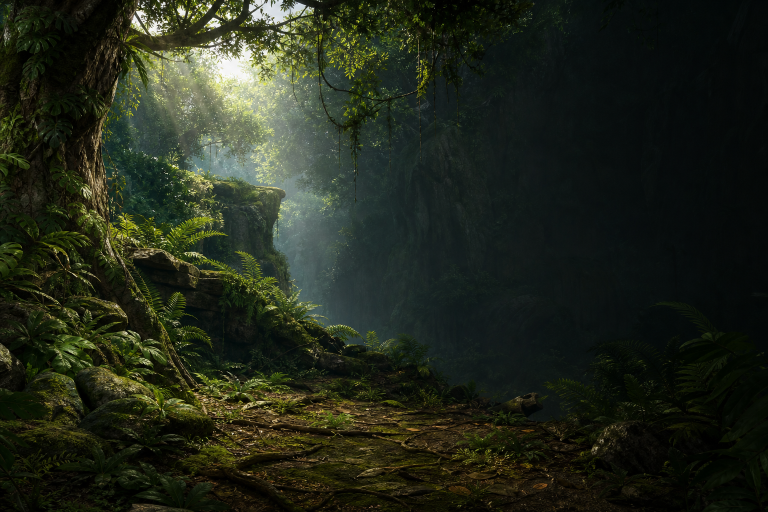
#> input picture assets/generated/forest_25d/_ai_source/menu_background_ai_20260502.png, 1536 x 1024 px (shown at 1/2 size)
$ python build_forest_25d_assets.py
#> lines starting #> are read from the running program, lines starting #| are printed output that depends on the picture
#!/usr/bin/env python3
"""Build Greedy Snake 2026 forest assets from AI-generated source images.

This script intentionally does not draw synthetic gameplay art. It only crops,
keys, trims, resizes, and lightly sharpens AI-generated source images so Godot
can consume consistent high-resolution PNG textures.
"""
from __future__ import annotations

import json
import math
from pathlib import Path

from PIL import Image, ImageChops, ImageEnhance, ImageFilter

ROOT = Path(__file__).resolve().parents[1]
ASSET_ROOT = ROOT / "assets/generated/forest_25d"
SOURCE_DIR = ASSET_ROOT / "_ai_source"
SLICE_DIR = ASSET_ROOT / "slices"

SOURCES = {
    "forest_floor": SOURCE_DIR / "forest_floor_ai_20260502.png",
    "dirt_path": SOURCE_DIR / "dirt_path_ai_20260502.png",
    "obstacles": SOURCE_DIR / "obstacle_sheet_ai_20260502.png",
    "foreground_branch": SOURCE_DIR / "foreground_branch_ai_20260502.png",
    "pickups": SOURCE_DIR / "pickup_sheet_ai_20260502.png",
    "menu_background": SOURCE_DIR / "menu_background_ai_20260502.png",
}

OBSTACLE_CELLS = {
    "tree_canopy": (0, 0, (768, 896)),
    "stump": (1, 0, (640, 640)),
    "rock": (2, 0, (640, 640)),
    "root_cluster": (0, 1, (896, 640)),
    "bush": (1, 1, (640, 512)),
    "fallen_log": (2, 1, (896, 512)),
}

PICKUP_CELLS = {
    "food_berry": (0, 0, (384, 384)),
    "leaf_shield_ring": (1, 0, (512, 512)),
    "spore_boost_puff": (2, 0, (512, 384)),
}


def _ensure_dirs() -> None:
    SLICE_DIR.mkdir(parents=True, exist_ok=True)


def _load(path: Path) -> Image.Image:
    if not path.exists():
        raise FileNotFoundError(f"Missing AI source image: {path}")
    return Image.open(path).convert("RGBA")


def _save(img: Image.Image, path: Path) -> None:
    path.parent.mkdir(parents=True, exist_ok=True)
    img.save(path, optimize=True)


def _cover_resize(img: Image.Image, size: tuple[int, int]) -> Image.Image:
#> called with size = (3840, 2160)
    target_w, target_h = size
    source_w, source_h = img.size
#> source_w = 1536; source_h = 1024
    scale = max(target_w / source_w, target_h / source_h)
#> scale = 2.5
    resized = img.resize((math.ceil(source_w * scale), math.ceil(source_h * scale)), Image.Resampling.LANCZOS)
    left = max(0, (resized.width - target_w) // 2)
#> left = 0
    top = max(0, (resized.height - target_h) // 2)
#> top = 200
    return resized.crop((left, top, left + target_w, top + target_h))
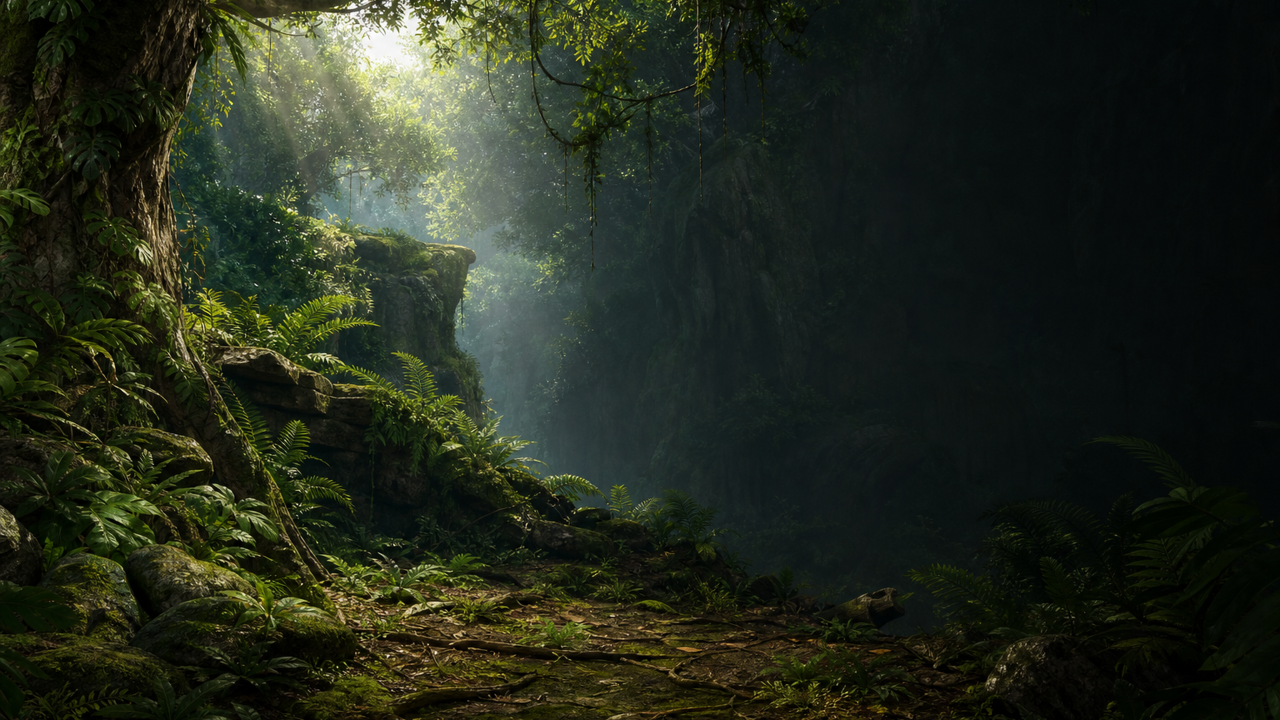
#> returned value: PIL image 3840x2160 RGBA (shown at 1/3 size); mean R, G, B, A 35.3, 41.6, 28.3, 255


# [154 lines left out: functions _fit_on_canvas, _remove_magenta_key, _despill_magenta, _prune_alpha_islands, _crop_grid, _make_path_patch and 2 more, not called in this run]


def _build_ground() -> list[str]:
    outputs: list[str] = []
    floor = _cover_resize(_load(SOURCES["forest_floor"]), (2048, 2048))
    floor = _polish_texture(floor, 1.08, 1.18)
    _save(floor, SLICE_DIR / "forest_floor.png")
    outputs.append("slices/forest_floor.png")

    path = _cover_resize(_load(SOURCES["dirt_path"]), (2048, 2048))
    path = _polish_texture(path, 1.06, 1.16)
    _save(path, SLICE_DIR / "dirt_path.png")
    outputs.append("slices/dirt_path.png")

    path_patch = _make_path_patch(path)
    _save(path_patch, SLICE_DIR / "dirt_path_patch.png")
    outputs.append("slices/dirt_path_patch.png")

    overlay = _make_height_overlay(floor)
    _save(overlay, SLICE_DIR / "ground_height_overlay.png")
    outputs.append("slices/ground_height_overlay.png")
    return outputs


# [37 lines left out: functions _build_obstacles, _build_foreground, _build_pickups, not called in this run]


def _build_menu_background() -> list[str]:
    bg = _load(SOURCES["menu_background"])
    bg = _cover_resize(bg, (3840, 2160)).convert("RGB")
    bg = ImageEnhance.Contrast(bg).enhance(1.04)
    bg = ImageEnhance.Sharpness(bg).enhance(1.08)
    _save(bg, ASSET_ROOT / "menu_background.png")
    return ["menu_background.png"]


def main() -> None:
    _ensure_dirs()
    outputs: list[str] = []
    outputs.extend(_build_menu_background())
    outputs.extend(_build_ground())
    outputs.extend(_build_obstacles())
    outputs.extend(_build_foreground())
    outputs.extend(_build_pickups())
    manifest = {
        "source": {key: str(path.relative_to(ROOT)) for key, path in SOURCES.items()},
        "style": "AI-generated realistic 2.5D forest/jungle assets; local processing is crop/key/resize only",
        "preserves_snake_assets": True,
        "replaces_procedural_art": True,
        "outputs": outputs,
    }
    (ASSET_ROOT / "manifest.json").write_text(json.dumps(manifest, indent=2, ensure_ascii=False) + "\n", encoding="utf-8")
    print("Built AI forest assets:")
    for output in outputs:
        print(f"- {output}")


if __name__ == "__main__":
#> (the run stopped early here; a loop or call above may not have finished)
